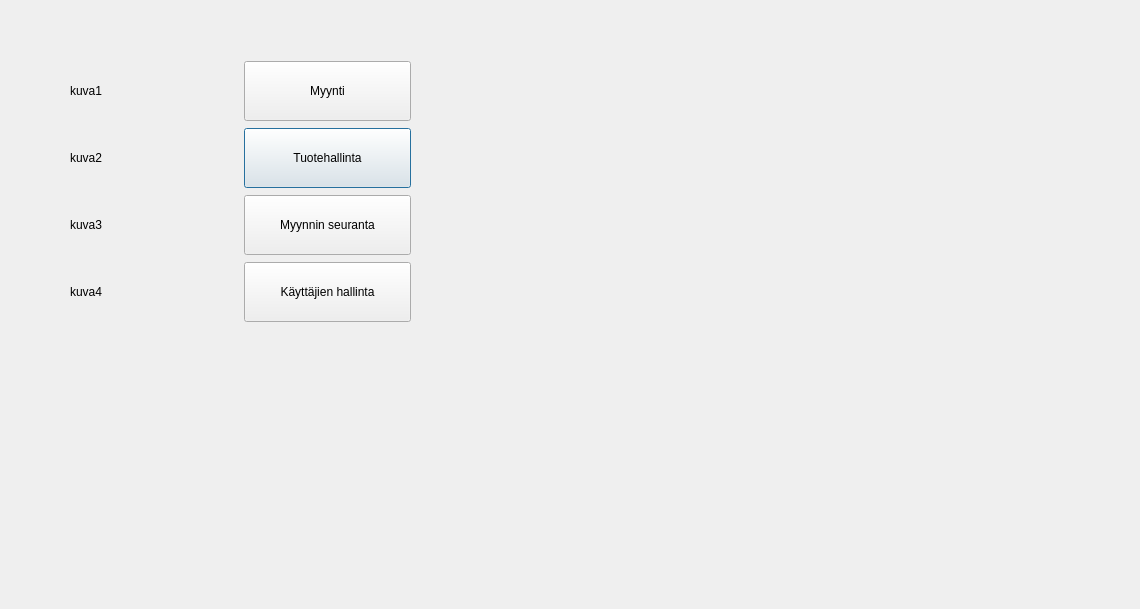
<?xml version="1.0" encoding="UTF-8"?>
<ui version="4.0">
 <class>mainmenu</class>
 <widget class="QDialog" name="mainmenu">
  <property name="geometry">
   <rect>
    <x>0</x>
    <y>0</y>
    <width>1140</width>
    <height>609</height>
   </rect>
  </property>
  <property name="windowTitle">
   <string>Dialog</string>
  </property>
  <widget class="QWidget" name="">
   <property name="geometry">
    <rect>
     <x>70</x>
     <y>60</y>
     <width>341</width>
     <height>263</height>
    </rect>
   </property>
   <layout class="QGridLayout" name="gridLayout">
    <item row="2" column="0">
     <widget class="QLabel" name="label_kuva3">
      <property name="text">
       <string>kuva3</string>
      </property>
     </widget>
    </item>
    <item row="1" column="0">
     <widget class="QLabel" name="label_kuva2">
      <property name="text">
       <string>kuva2</string>
      </property>
     </widget>
    </item>
    <item row="1" column="1">
     <widget class="QPushButton" name="pushButton_product">
      <property name="minimumSize">
       <size>
        <width>25</width>
        <height>60</height>
       </size>
      </property>
      <property name="text">
       <string>Tuotehallinta</string>
      </property>
     </widget>
    </item>
    <item row="0" column="0">
     <widget class="QLabel" name="label_kuva1">
      <property name="text">
       <string>kuva1</string>
      </property>
     </widget>
    </item>
    <item row="0" column="1">
     <widget class="QPushButton" name="pushButton_myynti">
      <property name="enabled">
       <bool>true</bool>
      </property>
      <property name="minimumSize">
       <size>
        <width>25</width>
        <height>60</height>
       </size>
      </property>
      <property name="text">
       <string>Myynti</string>
      </property>
     </widget>
    </item>
    <item row="3" column="0">
     <widget class="QLabel" name="label">
      <property name="text">
       <string>kuva4</string>
      </property>
     </widget>
    </item>
    <item row="2" column="1">
     <widget class="QPushButton" name="pushButton_salestrack">
      <property name="minimumSize">
       <size>
        <width>25</width>
        <height>60</height>
       </size>
      </property>
      <property name="text">
       <string>Myynnin seuranta</string>
      </property>
     </widget>
    </item>
    <item row="3" column="1">
     <widget class="QPushButton" name="pushButton_kt_hallinta">
      <property name="minimumSize">
       <size>
        <width>25</width>
        <height>60</height>
       </size>
      </property>
      <property name="text">
       <string>Käyttäjien hallinta</string>
      </property>
     </widget>
    </item>
   </layout>
  </widget>
 </widget>
 <resources/>
 <connections/>
</ui>
